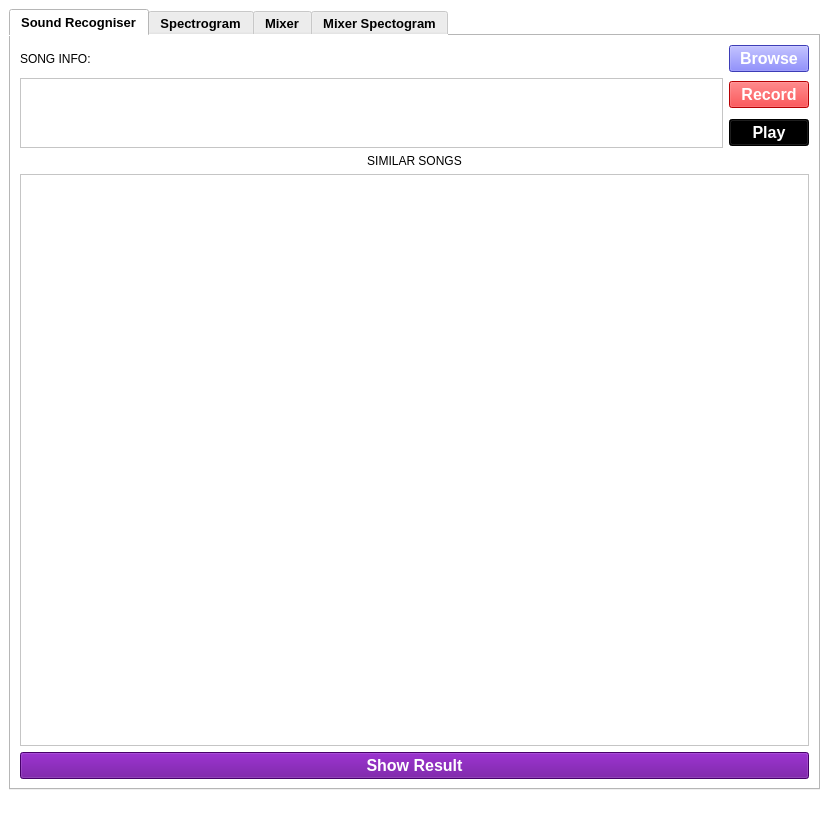
<?xml version="1.0" encoding="UTF-8"?>
<ui version="4.0">
 <class>MainWindow</class>
 <widget class="QMainWindow" name="MainWindow">
  <property name="geometry">
   <rect>
    <x>0</x>
    <y>0</y>
    <width>829</width>
    <height>821</height>
   </rect>
  </property>
  <property name="windowTitle">
   <string>MainWindow</string>
  </property>
  <property name="styleSheet">
   <string notr="true">background-color: rgb(255, 255, 255);




</string>
  </property>
  <widget class="QWidget" name="centralwidget">
   <layout class="QGridLayout" name="gridLayout_6">
    <item row="0" column="1">
     <widget class="QTabWidget" name="tabWidget">
      <property name="font">
       <font>
        <pointsize>10</pointsize>
        <weight>75</weight>
        <bold>true</bold>
       </font>
      </property>
      <property name="styleSheet">
       <string notr="true">background-color: rgb(255, 255, 255);</string>
      </property>
      <property name="currentIndex">
       <number>0</number>
      </property>
      <widget class="QWidget" name="tab">
       <attribute name="title">
        <string>Sound Recogniser</string>
       </attribute>
       <layout class="QGridLayout" name="gridLayout_8">
        <item row="3" column="0">
         <widget class="QPushButton" name="showResult">
          <property name="font">
           <font>
            <pointsize>12</pointsize>
            <weight>75</weight>
            <bold>true</bold>
           </font>
          </property>
          <property name="styleSheet">
           <string notr="true">color: rgb(255, 255, 255);
background-color: rgb(98, 0, 147);
</string>
          </property>
          <property name="text">
           <string>Show Result</string>
          </property>
         </widget>
        </item>
        <item row="1" column="0">
         <widget class="QLabel" name="label_3">
          <property name="styleSheet">
           <string notr="true">font: 14pt &quot;MS Shell Dlg 2&quot;;</string>
          </property>
          <property name="text">
           <string>SIMILAR SONGS</string>
          </property>
          <property name="alignment">
           <set>Qt::AlignCenter</set>
          </property>
         </widget>
        </item>
        <item row="0" column="0">
         <layout class="QGridLayout" name="gridLayout_7">
          <item row="0" column="0">
           <widget class="QLabel" name="label_2">
            <property name="maximumSize">
             <size>
              <width>150</width>
              <height>16777215</height>
             </size>
            </property>
            <property name="styleSheet">
             <string notr="true">font: 10pt &quot;MS Shell Dlg 2&quot;;</string>
            </property>
            <property name="text">
             <string>SONG INFO:</string>
            </property>
           </widget>
          </item>
          <item row="0" column="1">
           <widget class="QPushButton" name="browseButton">
            <property name="maximumSize">
             <size>
              <width>100</width>
              <height>16777215</height>
             </size>
            </property>
            <property name="font">
             <font>
              <pointsize>12</pointsize>
              <weight>75</weight>
              <bold>true</bold>
             </font>
            </property>
            <property name="styleSheet">
             <string notr="true">color: rgb(255, 255, 255);
background-color: rgb(85, 85, 255);
border-color: rgb(85, 85, 255);
gridline-color: rgb(85, 85, 255);
</string>
            </property>
            <property name="text">
             <string>Browse</string>
            </property>
           </widget>
          </item>
          <item row="1" column="0" rowspan="2">
           <widget class="QTextBrowser" name="soundRecogniserOuput">
            <property name="maximumSize">
             <size>
              <width>16777215</width>
              <height>16777215</height>
             </size>
            </property>
            <property name="styleSheet">
             <string notr="true">color: rgb(85, 85, 255);
border-color: rgb(85, 85, 255);</string>
            </property>
           </widget>
          </item>
          <item row="1" column="1">
           <widget class="QPushButton" name="recordingButton">
            <property name="font">
             <font>
              <pointsize>12</pointsize>
              <weight>75</weight>
              <bold>true</bold>
             </font>
            </property>
            <property name="styleSheet">
             <string notr="true">background-color: rgb(255, 0, 4);
color: rgb(255, 255, 255);</string>
            </property>
            <property name="text">
             <string>Record</string>
            </property>
           </widget>
          </item>
          <item row="2" column="1">
           <widget class="QPushButton" name="playButton">
            <property name="font">
             <font>
              <pointsize>12</pointsize>
              <weight>75</weight>
              <bold>true</bold>
             </font>
            </property>
            <property name="styleSheet">
             <string notr="true">background-color: rgb(0, 0, 0);
color: rgb(255, 255, 255);</string>
            </property>
            <property name="text">
             <string>Play</string>
            </property>
           </widget>
          </item>
         </layout>
        </item>
        <item row="2" column="0">
         <widget class="QTableWidget" name="tableWidget"/>
        </item>
       </layout>
      </widget>
      <widget class="QWidget" name="tab_3">
       <attribute name="title">
        <string>Spectrogram</string>
       </attribute>
       <layout class="QGridLayout" name="gridLayout_5">
        <item row="0" column="0">
         <layout class="QGridLayout" name="gridLayout_4">
          <item row="1" column="0">
           <widget class="PlotWidget" name="plottingGraph">
            <property name="styleSheet">
             <string notr="true">border-color: rgb(85, 85, 255);</string>
            </property>
           </widget>
          </item>
          <item row="0" column="0">
           <widget class="QComboBox" name="comboBox">
            <property name="font">
             <font>
              <pointsize>11</pointsize>
              <weight>75</weight>
              <bold>true</bold>
             </font>
            </property>
            <property name="styleSheet">
             <string notr="true">color: rgb(85, 85, 255);</string>
            </property>
            <item>
             <property name="text">
              <string>Choose Spectrogram</string>
             </property>
            </item>
            <item>
             <property name="text">
              <string>Browsed audio</string>
             </property>
            </item>
            <item>
             <property name="text">
              <string>Recorded Audio</string>
             </property>
            </item>
           </widget>
          </item>
         </layout>
        </item>
       </layout>
      </widget>
      <widget class="QWidget" name="tab_2">
       <attribute name="title">
        <string>Mixer</string>
       </attribute>
       <layout class="QGridLayout" name="gridLayout_13">
        <item row="0" column="1">
         <widget class="QPushButton" name="browseButton_2">
          <property name="maximumSize">
           <size>
            <width>100</width>
            <height>16777215</height>
           </size>
          </property>
          <property name="font">
           <font>
            <pointsize>12</pointsize>
            <weight>75</weight>
            <bold>true</bold>
           </font>
          </property>
          <property name="styleSheet">
           <string notr="true">color: rgb(255, 255, 255);
background-color: rgb(85, 85, 255);
border-color: rgb(85, 85, 255);
gridline-color: rgb(85, 85, 255);
</string>
          </property>
          <property name="text">
           <string>... </string>
          </property>
         </widget>
        </item>
        <item row="0" column="0">
         <layout class="QGridLayout" name="gridLayout_11">
          <item row="1" column="2">
           <widget class="QSlider" name="horizontalSlider_1">
            <property name="orientation">
             <enum>Qt::Horizontal</enum>
            </property>
           </widget>
          </item>
          <item row="0" column="1">
           <widget class="QLabel" name="label_13">
            <property name="styleSheet">
             <string notr="true">font: 75 12pt &quot;MS Shell Dlg 2&quot;;</string>
            </property>
            <property name="text">
             <string>VALUE:</string>
            </property>
            <property name="alignment">
             <set>Qt::AlignRight|Qt::AlignTrailing|Qt::AlignVCenter</set>
            </property>
           </widget>
          </item>
          <item row="0" column="2">
           <widget class="QLabel" name="songval">
            <property name="styleSheet">
             <string notr="true">font: 75 12pt &quot;MS Shell Dlg 2&quot;;</string>
            </property>
            <property name="text">
             <string/>
            </property>
           </widget>
          </item>
          <item row="0" column="0">
           <widget class="QLabel" name="label_9">
            <property name="styleSheet">
             <string notr="true">font: 75 12pt &quot;MS Shell Dlg 2&quot;;</string>
            </property>
            <property name="text">
             <string>SONG 1</string>
            </property>
           </widget>
          </item>
         </layout>
        </item>
        <item row="4" column="0" colspan="2">
         <layout class="QGridLayout" name="gridLayout_10">
          <item row="2" column="0">
           <widget class="QPushButton" name="spectogrambutton">
            <property name="font">
             <font>
              <pointsize>12</pointsize>
              <weight>75</weight>
              <bold>true</bold>
             </font>
            </property>
            <property name="styleSheet">
             <string notr="true">color: rgb(255, 255, 255);
background-color: rgb(98, 0, 147);
</string>
            </property>
            <property name="text">
             <string>Spectogram</string>
            </property>
           </widget>
          </item>
          <item row="1" column="0">
           <widget class="QPushButton" name="showResult_2">
            <property name="font">
             <font>
              <pointsize>12</pointsize>
              <weight>75</weight>
              <bold>true</bold>
             </font>
            </property>
            <property name="styleSheet">
             <string notr="true">color: rgb(255, 255, 255);
background-color: rgb(98, 0, 147);
</string>
            </property>
            <property name="text">
             <string>Show Result</string>
            </property>
           </widget>
          </item>
          <item row="0" column="0">
           <widget class="QTableView" name="soundRecogniserOuput_3"/>
          </item>
         </layout>
        </item>
        <item row="2" column="1" rowspan="2">
         <widget class="QPushButton" name="browseButton_3">
          <property name="maximumSize">
           <size>
            <width>100</width>
            <height>16777215</height>
           </size>
          </property>
          <property name="font">
           <font>
            <pointsize>12</pointsize>
            <weight>75</weight>
            <bold>true</bold>
           </font>
          </property>
          <property name="styleSheet">
           <string notr="true">color: rgb(255, 255, 255);
background-color: rgb(85, 85, 255);
border-color: rgb(85, 85, 255);
gridline-color: rgb(85, 85, 255);
</string>
          </property>
          <property name="text">
           <string>...</string>
          </property>
         </widget>
        </item>
        <item row="2" column="0">
         <layout class="QGridLayout" name="gridLayout_12">
          <item row="0" column="2">
           <widget class="QLabel" name="label_10">
            <property name="styleSheet">
             <string notr="true">font: 75 12pt &quot;MS Shell Dlg 2&quot;;</string>
            </property>
            <property name="text">
             <string/>
            </property>
           </widget>
          </item>
          <item row="0" column="0">
           <widget class="QLabel" name="label_11">
            <property name="styleSheet">
             <string notr="true">font: 75 12pt &quot;MS Shell Dlg 2&quot;;</string>
            </property>
            <property name="text">
             <string>SONG 2</string>
            </property>
           </widget>
          </item>
          <item row="0" column="1">
           <widget class="QLabel" name="label_14">
            <property name="styleSheet">
             <string notr="true">font: 75 12pt &quot;MS Shell Dlg 2&quot;;</string>
            </property>
            <property name="text">
             <string>VALUE:</string>
            </property>
            <property name="alignment">
             <set>Qt::AlignRight|Qt::AlignTrailing|Qt::AlignVCenter</set>
            </property>
           </widget>
          </item>
          <item row="1" column="2">
           <widget class="QSlider" name="horizontalSlider_2">
            <property name="orientation">
             <enum>Qt::Horizontal</enum>
            </property>
           </widget>
          </item>
         </layout>
        </item>
       </layout>
      </widget>
      <widget class="QWidget" name="tab_4">
       <attribute name="title">
        <string>Mixer Spectogram</string>
       </attribute>
       <layout class="QGridLayout" name="gridLayout_9">
        <item row="0" column="2">
         <widget class="QLabel" name="label_5">
          <property name="maximumSize">
           <size>
            <width>120</width>
            <height>16777215</height>
           </size>
          </property>
          <property name="text">
           <string/>
          </property>
         </widget>
        </item>
        <item row="1" column="0" colspan="3">
         <layout class="QGridLayout" name="gridLayout">
          <item row="1" column="0">
           <widget class="PlotWidget" name="plottingGraph_2"/>
          </item>
          <item row="1" column="1">
           <widget class="PlotWidget" name="plottingGraph_3"/>
          </item>
          <item row="0" column="1">
           <widget class="QLabel" name="label_8">
            <property name="styleSheet">
             <string notr="true">font: 14pt &quot;MS Shell Dlg 2&quot;;</string>
            </property>
            <property name="text">
             <string>SONG 2 SPECTOGRAM</string>
            </property>
            <property name="alignment">
             <set>Qt::AlignCenter</set>
            </property>
           </widget>
          </item>
          <item row="0" column="0">
           <widget class="QLabel" name="label_7">
            <property name="styleSheet">
             <string notr="true">font: 14pt &quot;MS Shell Dlg 2&quot;;</string>
            </property>
            <property name="text">
             <string>SONG 1 SPECTOGRAM</string>
            </property>
            <property name="alignment">
             <set>Qt::AlignCenter</set>
            </property>
           </widget>
          </item>
         </layout>
        </item>
        <item row="0" column="0">
         <widget class="QLabel" name="label_4">
          <property name="maximumSize">
           <size>
            <width>120</width>
            <height>16777215</height>
           </size>
          </property>
          <property name="text">
           <string/>
          </property>
         </widget>
        </item>
        <item row="3" column="0" colspan="3">
         <layout class="QGridLayout" name="gridLayout_2">
          <item row="0" column="0">
           <widget class="QPushButton" name="mixpausebutton">
            <property name="font">
             <font>
              <pointsize>12</pointsize>
              <weight>75</weight>
              <bold>true</bold>
             </font>
            </property>
            <property name="styleSheet">
             <string notr="true">background-color: rgb(255, 214, 62);

color: rgb(255, 255, 255);</string>
            </property>
            <property name="text">
             <string>PAUSE</string>
            </property>
           </widget>
          </item>
          <item row="0" column="1">
           <widget class="QPushButton" name="mixplaybutton">
            <property name="font">
             <font>
              <pointsize>12</pointsize>
              <weight>75</weight>
              <bold>true</bold>
             </font>
            </property>
            <property name="styleSheet">
             <string notr="true">background-color: rgb(0, 170, 0);
color: rgb(255, 255, 255);</string>
            </property>
            <property name="text">
             <string>PLAY</string>
            </property>
           </widget>
          </item>
          <item row="0" column="2">
           <widget class="QPushButton" name="mixstopbutton">
            <property name="font">
             <font>
              <pointsize>12</pointsize>
              <weight>75</weight>
              <bold>true</bold>
             </font>
            </property>
            <property name="styleSheet">
             <string notr="true">background-color: rgb(255, 0, 4);
color: rgb(255, 255, 255);</string>
            </property>
            <property name="text">
             <string>STOP</string>
            </property>
           </widget>
          </item>
         </layout>
        </item>
        <item row="2" column="0" colspan="3">
         <layout class="QGridLayout" name="gridLayout_3">
          <item row="0" column="0">
           <widget class="QLabel" name="label_6">
            <property name="styleSheet">
             <string notr="true">font: 14pt &quot;MS Shell Dlg 2&quot;;</string>
            </property>
            <property name="text">
             <string>MIXED SPECTROGRAM</string>
            </property>
            <property name="alignment">
             <set>Qt::AlignCenter</set>
            </property>
           </widget>
          </item>
          <item row="1" column="0">
           <widget class="PlotWidget" name="plottingGraph_4"/>
          </item>
         </layout>
        </item>
        <item row="0" column="1">
         <widget class="QLabel" name="label">
          <property name="text">
           <string/>
          </property>
         </widget>
        </item>
       </layout>
      </widget>
     </widget>
    </item>
   </layout>
  </widget>
  <widget class="QStatusBar" name="statusbar"/>
 </widget>
 <customwidgets>
  <customwidget>
   <class>PlotWidget</class>
   <extends>QGraphicsView</extends>
   <header location="global">pyqtgraph</header>
  </customwidget>
 </customwidgets>
 <resources/>
 <connections/>
</ui>
